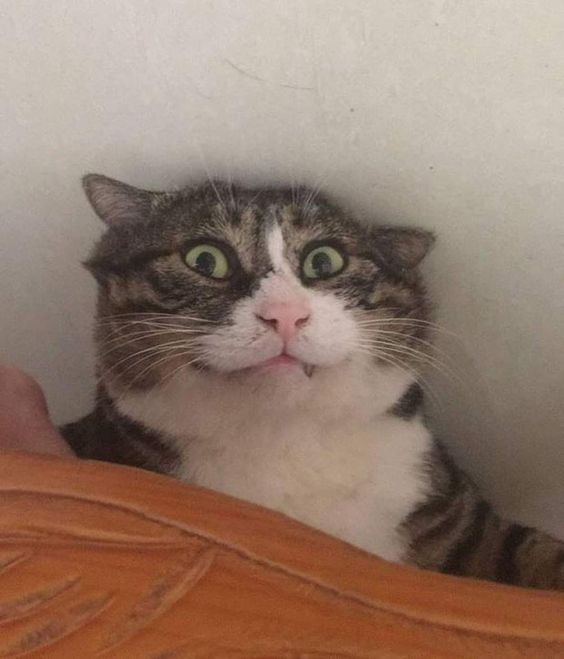
#> input picture image2.jpg, 564 x 659 px
$ jupyter execute Image_Compression_Color.ipynb
#> lines starting #> are read from the running program, lines starting #| are printed output that depends on the picture
[cell 1]
import numpy as np
import numpy.linalg as la
import matplotlib.pyplot as plt
import cv2

[cell 2]
#SVD algorithms
def calculate_eigh_ATA(A):
    '''
        Calculate the eigenvalues and eigenvectors of matrix A^T.A
        Arguments:
            A: numpy array - the image
        Returns:
            eigenvalues: numpy array
            eigenvectors: numpy array
    '''
    ATA = np.dot(A.T, A)
    eigenvalues, eigenvectors = la.eigh(ATA)
    eigenvalues = np.maximum(eigenvalues, 0.)

    #sort descending
    sorted_index = eigenvalues.argsort()[::-1]
    eigenvalues = eigenvalues[sorted_index]
    eigenvectors = eigenvectors[:, sorted_index]

    return eigenvalues, eigenvectors

def calculate_svd(A):
    '''
        Using SVD to calculate U, sigma and V^T matrices of matrix A
        Arguments:
            A: numpy array - the image
        Returns:
            U: numpy array
            sigma: numpy array
            V_T: numpy array
    '''
    m = A.shape[0]
    n = A.shape[1]

    #check to know calculate U or V^T first
    if m >= n:
        eigenvalues, eigenvectors = calculate_eigh_ATA(A.T)

        sigma = np.zeros([m, n])
        for i in range(min(m, n)):
            sigma[i][i] = max(eigenvalues[i], 0.)
        sigma = np.maximum(np.sqrt(sigma), 0)

        U = eigenvectors

        V = np.zeros([n, n])
        for i in range(n):
            V[:, i] = np.dot(A.T, U[:, i]) / sigma[i][i]
        V_T = V.T
    else:
        eigenvalues, eigenvectors = calculate_eigh_ATA(A)

        sigma = np.zeros([m, n])
        for i in range(min(m, n)):
            sigma[i][i] = max(eigenvalues[i], 0.)
        sigma = np.maximum(np.sqrt(sigma), 0)

        V = eigenvectors
        V_T = V.T

        U = np.zeros([m, m])
        for i in range(m):
            U[:, i] = np.dot(A, V[:, i]) / sigma[i][i]

    return U, sigma, V_T


def find_A_approx(A, rank):
    '''
        Calculate the matrix A_approximately of A with rank using SVD
        Arguments:
            A: numpy array - the image
            rank: int - the rank of the approximate matrix,
                the greater the rank is the more accuracy the approximate image is
        Returns:
            result: numpy array - the approximately image
            error: float - the error of the approximate image
    '''
    U, sigma, V_T = calculate_svd(A)
    #approximate matrix with rank
    new_A = U[:, :rank] @ sigma[:rank, :rank] @ V_T[:rank, :]
    #calculate error
    if rank < min(A.shape[0], A.shape[1]):
      error = np.sum(sigma[rank:, :])/ np.sum(sigma)
    else:
      error = 0.
    return new_A, error

[cell 3]
#load image
default_image = cv2.imread('image2.jpg')
#> default_image is the input picture: shape (659, 564, 3); mean B, G, R 107.6, 122.1, 146.9
#because image after load by cv2.imread is BGR, we need to convert to RGB
default_image = cv2.cvtColor(default_image, cv2.COLOR_BGR2RGB)
plt.imshow(default_image)
plt.show()

[cell 4]
#image's shape
default_image.shape
#> Out = (659, 564, 3)

[cell 5]
#because RGB is a image with 3 layers, we seperated it into 3 channels
red_channel = default_image[:, :, 0]/255.
green_channel = default_image[:, :, 1]/255.
blue_channel = default_image[:, :, 2]/255.
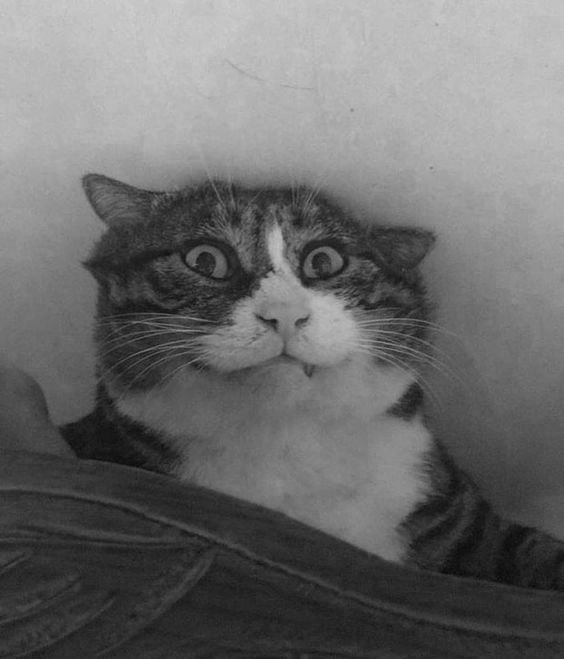
#> blue_channel: shape (659, 564) float64; min 0.0314, max 0.808, mean 0.422

[cell 6]
#channels' shape
print("Red\n", red_channel.shape)
#| Red
#|  (659, 564)
print("Green\n", green_channel.shape)
#| Green
#|  (659, 564)
print("Blue\n", blue_channel.shape)
#| Blue
#|  (659, 564)

[cell 7]
print("Red\n", red_channel)
#> (printed output is left out)
print("Green\n", green_channel)
#> (printed output is left out)
print("Blue\n", blue_channel)
#> (printed output is left out)

[cell 8]
#find max rank of image
max_rank = la.matrix_rank(blue_channel)
#> max_rank = 564
#get rank for user to compress
while True:
  try:
    rank = int(input("Input rank: "))
    if rank > max_rank:
      print('The number must be equal or less than', max_rank, '! Try again!')
    elif rank < 0:
      print('The number must be positive! Try again!')
    else:
      break
  except ValueError:
    print('Please input a number!. Try again!')
  except:
    print('Something went wrong')
#> this loop made 1 pass; the answer given on pass 1: 3

[cell 9]
#compress each channel
red_compressed, _ = find_A_approx(red_channel, rank)
#> in calculate_eigh_ATA, `ATA = np.dot(A.T, A)`:
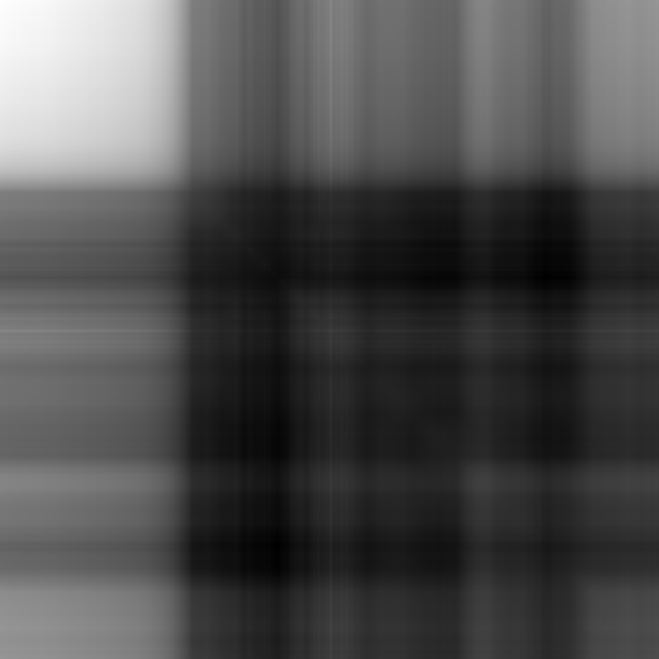
#> ATA: shape (659, 659) float64; min 100.4, max 391.7, mean 188; drawn with min black and max white
#> in calculate_eigh_ATA, `eigenvalues, eigenvectors = la.eigh(ATA)`:
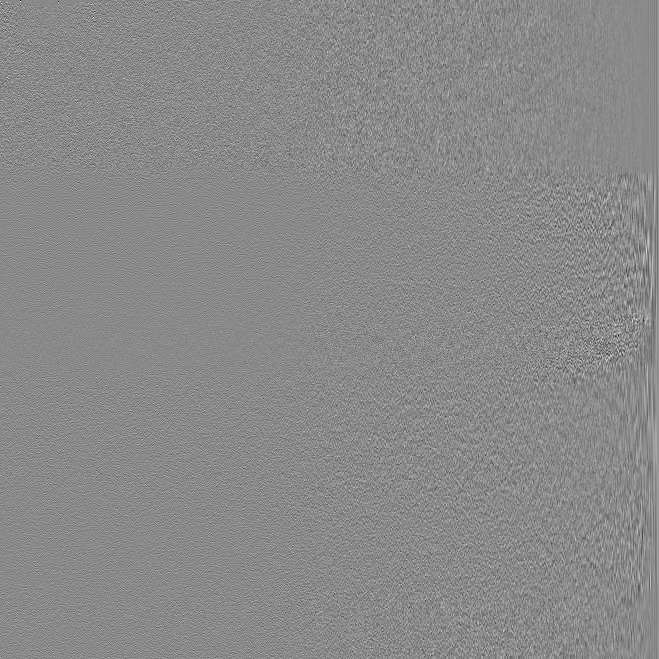
#> eigenvectors: shape (659, 659) float64; min -0.379, max 0.322, mean 6.95e-05; drawn with min black and max white
#> in calculate_eigh_ATA, `eigenvalues, eigenvectors = la.eigh(ATA)`: eigenvalues = 659 values from -4.81e-12 to 130173.1
#> in calculate_eigh_ATA, `eigenvalues = np.maximum(eigenvalues, 0.)`: eigenvalues = 659 values from 0 to 130173.1
#> in calculate_eigh_ATA, `sorted_index = eigenvalues.argsort()[::-1]`: sorted_index = 659 values, max 658 at index 0, min 0 at index 632, mean 329
#> in calculate_eigh_ATA, `eigenvalues = eigenvalues[sorted_index]`: eigenvalues = 659 values, max 130173.1 at index 0, min 0 at index 608, mean 204.7
#> in find_A_approx, `new_A = U[:, :rank] @ sigma[:rank, :rank] @ V_T[:rank, :]`:
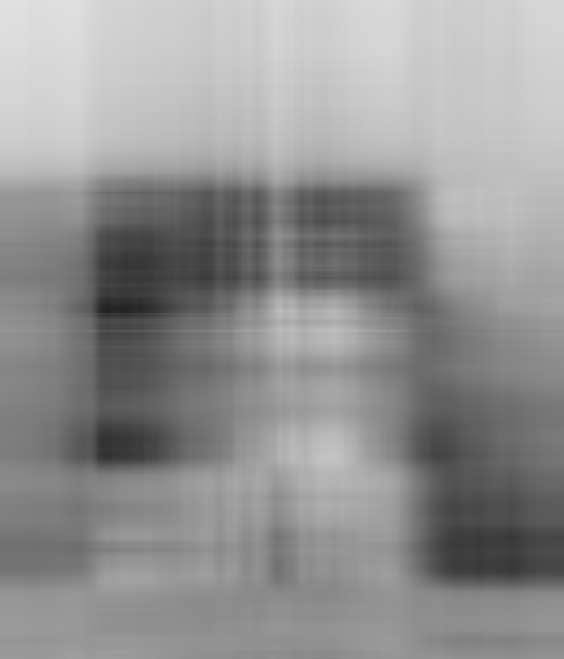
#> new_A: shape (659, 564) float64; min 0.135, max 0.883, mean 0.576
#> in find_A_approx, `error = np.sum(sigma[rank:, :])/ np.sum(sigma)`: error = 0.398
green_compressed, _ = find_A_approx(green_channel, rank)
#> call 2 of find_A_approx, with rank = 3
#> in calculate_eigh_ATA (call 2), `eigenvalues, eigenvectors = la.eigh(ATA)`:
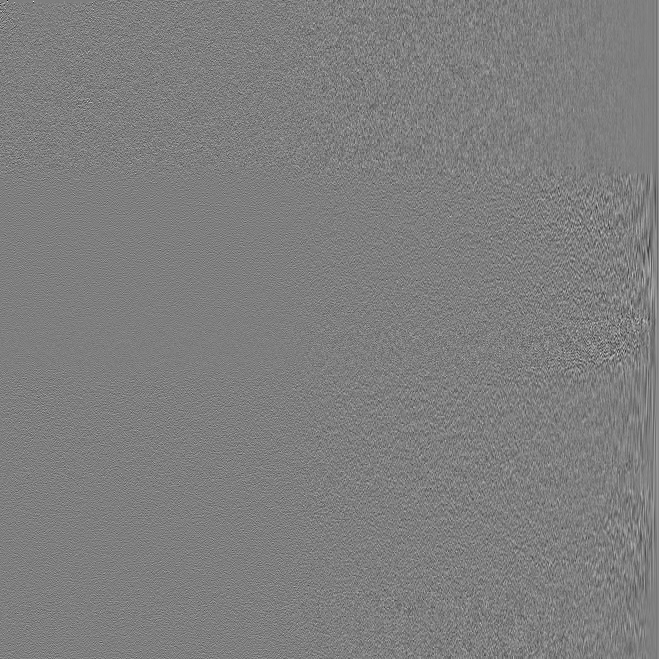
#> eigenvectors: shape (659, 659) float64; min -0.362, max 0.365, mean 4.02e-05; drawn with min black and max white
#> in calculate_eigh_ATA (call 2), `eigenvalues, eigenvectors = la.eigh(ATA)`: eigenvalues = 659 values from -1.71e-12 to 96971.8
#> in calculate_eigh_ATA (call 2), `eigenvalues = np.maximum(eigenvalues, 0.)`: eigenvalues = 659 values from 0 to 96971.8
#> in calculate_eigh_ATA (call 2), `sorted_index = eigenvalues.argsort()[::-1]`: sorted_index = 659 values, max 658 at index 0, min 0 at index 614, mean 329
#> in calculate_eigh_ATA (call 2), `eigenvalues = eigenvalues[sorted_index]`: eigenvalues = 659 values, max 96971.8 at index 0, min 0 at index 614, mean 153
#> in find_A_approx (call 2), `new_A = U[:, :rank] @ sigma[:rank, :rank] @ V_T[:rank, :]`:
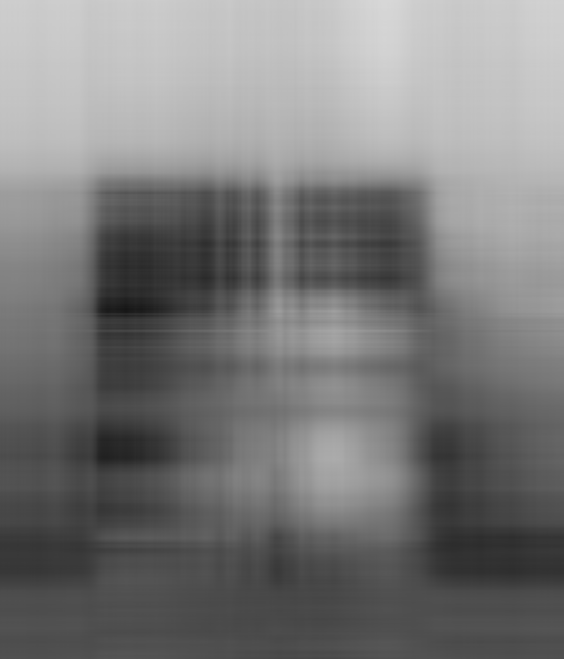
#> new_A: shape (659, 564) float64; min 0.0838, max 0.846, mean 0.479
#> in find_A_approx (call 2), `error = np.sum(sigma[rank:, :])/ np.sum(sigma)`: error = 0.42
blue_compressed, _ = find_A_approx(blue_channel, rank)
#> call 3 of find_A_approx, with rank = 3
#> in calculate_eigh_ATA (call 3), `ATA = np.dot(A.T, A)`:
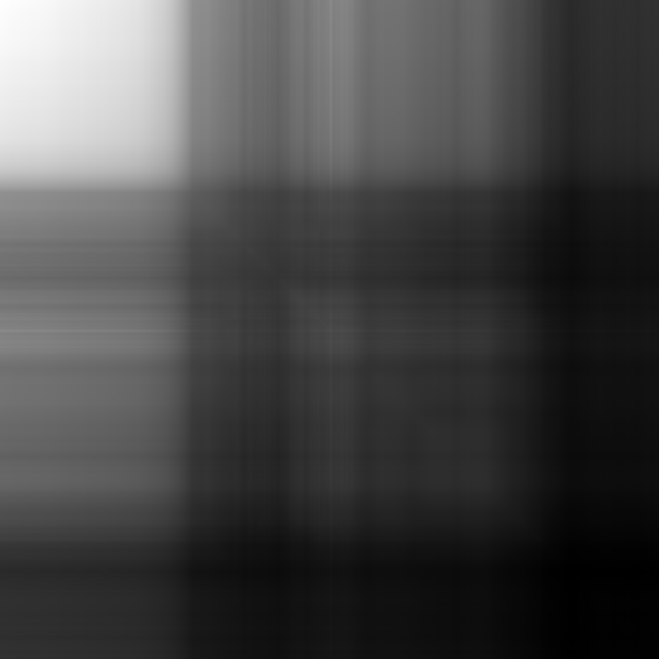
#> ATA: shape (659, 659) float64; min 14.06, max 331.7, mean 101.3; drawn with min black and max white
#> in calculate_eigh_ATA (call 3), `eigenvalues, eigenvectors = la.eigh(ATA)`: eigenvalues = 659 values from -1.34e-12 to 80857.7
#> in calculate_eigh_ATA (call 3), `eigenvalues = np.maximum(eigenvalues, 0.)`: eigenvalues = 659 values from 0 to 80857.7
#> in calculate_eigh_ATA (call 3), `sorted_index = eigenvalues.argsort()[::-1]`: sorted_index = 659 values, max 658 at index 0, min 0 at index 613, mean 329
#> in calculate_eigh_ATA (call 3), `eigenvalues = eigenvalues[sorted_index]`: eigenvalues = 659 values, max 80857.7 at index 0, min 0 at index 613, mean 128
#> after the loop in calculate_svd (call 3), `for i in range(n):`:
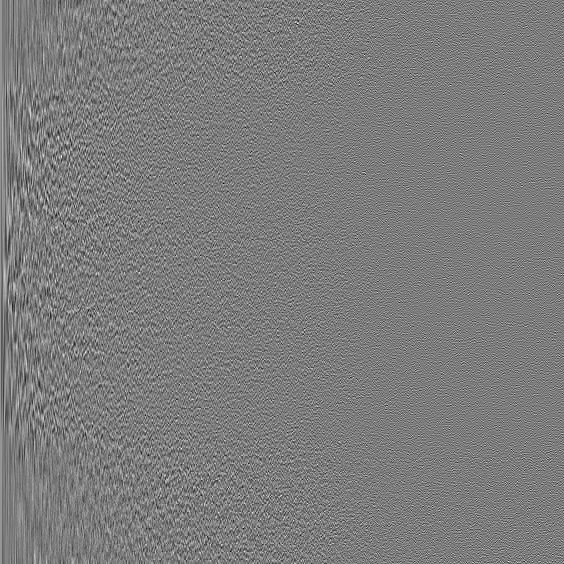
#> V: shape (564, 564) float64; min -0.221, max 0.232, mean 7.92e-05; drawn with min black and max white
#> in find_A_approx (call 3), `new_A = U[:, :rank] @ sigma[:rank, :rank] @ V_T[:rank, :]`:
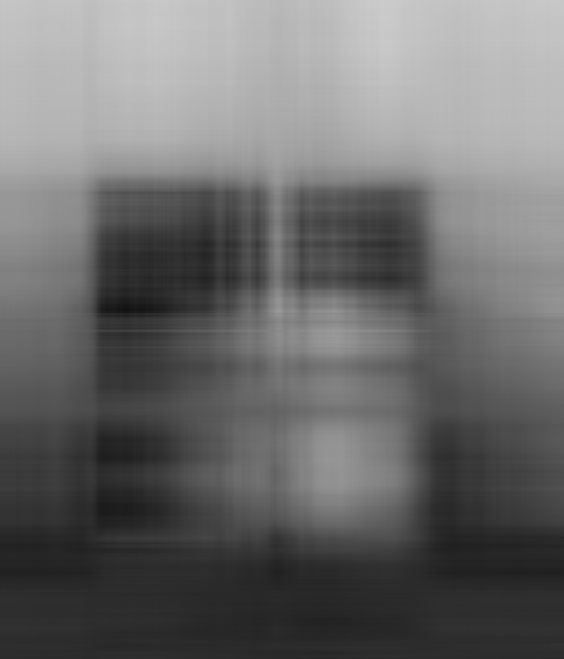
#> new_A: shape (659, 564) float64; min 0.0662, max 0.8, mean 0.422
#> in find_A_approx (call 3), `error = np.sum(sigma[rank:, :])/ np.sum(sigma)`: error = 0.433
#Combine them to get compressed image
new_image = np.stack((red_compressed, green_compressed, blue_compressed), axis=2)
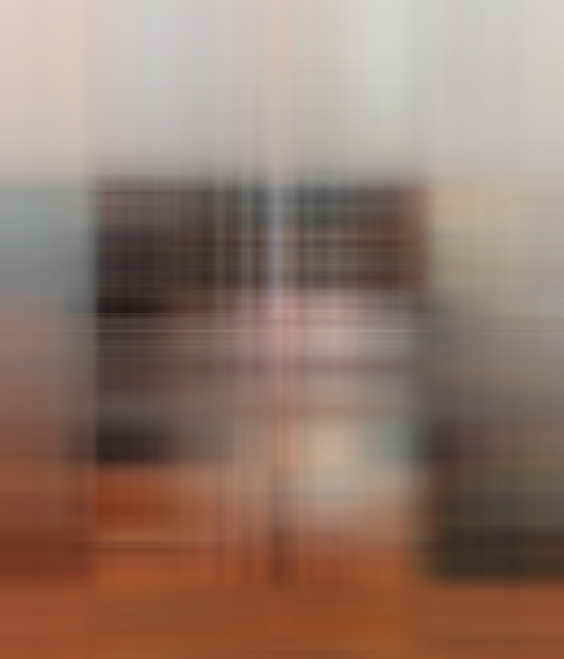
#> new_image: shape (659, 564, 3) float64; mean R, G, B 0.576, 0.479, 0.422

[cell 10]
new_image

[cell 11]
#shape of the image after compressing
new_image.shape
#> Out = (659, 564, 3)

$ run again, with image1.jpg copied over image2.jpg
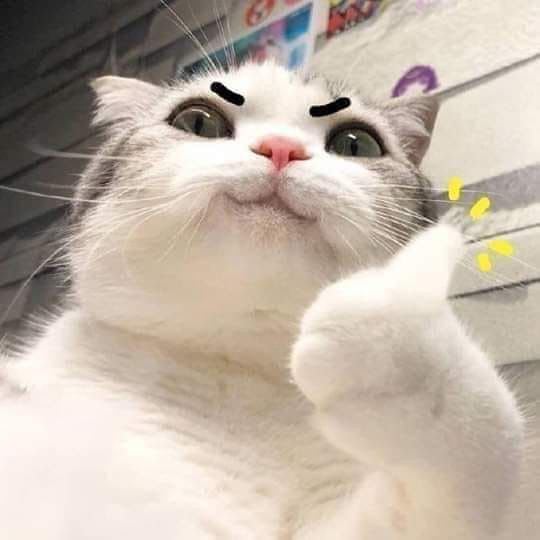
#> input picture image1.jpg, 540 x 540 px
#> default_image is the input picture: shape (540, 540, 3); mean B, G, R 166.2, 178.7, 191.5
#| Red
#|  (540, 540)
#| Green
#|  (540, 540)
#| Blue
#|  (540, 540)
#> (printed output is left out)
#> (printed output is left out)
#> (printed output is left out)
#> max_rank = 540
#> the loop `while True:` made 1 pass; the answer given on pass 1: 3
#> in calculate_eigh_ATA, `eigenvalues, eigenvectors = la.eigh(ATA)`: eigenvalues = 540 values from 1.01e-11 to 169330.6
#> sorted_index = 540 values, max 539 at index 0, min 0 at index 539, mean 269.5
#> in calculate_eigh_ATA, `eigenvalues = eigenvalues[sorted_index]`: eigenvalues = 540 values, max 169330.6 at index 0, min 1.01e-11 at index 539, mean 333.2
#> error = 0.446
#> in calculate_eigh_ATA (call 3), `ATA = np.dot(A.T, A)`:
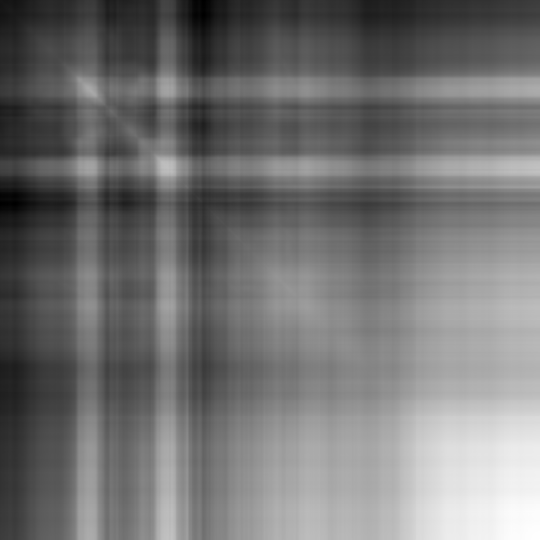
#> ATA: shape (540, 540) float64; min 132.6, max 352.2, mean 231.7; drawn with min black and max white
#> in calculate_eigh_ATA (call 3), `eigenvalues, eigenvectors = la.eigh(ATA)`: eigenvalues = 540 values from 7.83e-10 to 126986.6
#> in calculate_eigh_ATA (call 3), `eigenvalues = eigenvalues[sorted_index]`: eigenvalues = 540 values, max 126986.6 at index 0, min 7.83e-10 at index 539, mean 255.1
#> `new_image = np.stack((red_compressed, green_compressed, blue_compresse..`:
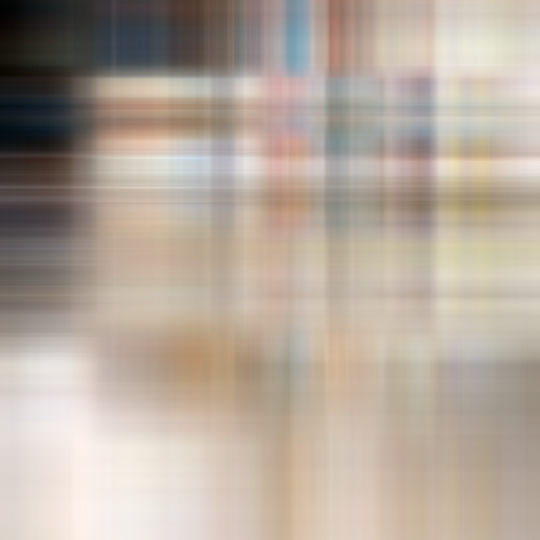
#> new_image: shape (540, 540, 3) float64; mean R, G, B 0.751, 0.701, 0.652; drawn with min black and max white
